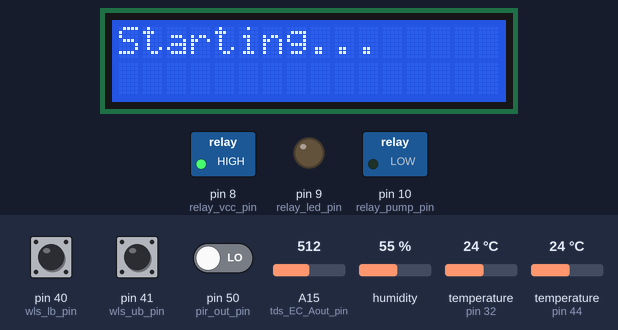
Simulated run of this sketch. Board: Arduino Mega 2560, built with avr-gcc and run on an emulated ATmega2560. On the bench: 16×2 character LCD, switched loads named in the sketch (green lamp = pin HIGH), output pins drawn as LEDs (lit = HIGH). Wiring (inferred from the names in the program): DHT11 sensor: data pin 44. Inputs (shaded band) come from the test bench; at power-on: pin 50 (pir_out_pin) LOW, A15 (tds_EC_Aout_pin) = 512, temperature (sensors on pin 32, pin 44) 24 °C, pin 40 (wls_lb_pin) HIGH, pin 41 (wls_ub_pin) HIGH, humidity 55 %. The local clock reads 2024-03-15 10:24:30 at power-on unless the sketch sets it; pins used as bus, display or sensor lines are not drawn; what the sketch prints to the serial monitor is not drawn.

Above: at 1.2 s.
1.3 s: pin 50 (pir_out_pin) driven HIGH
At 2.7 s:
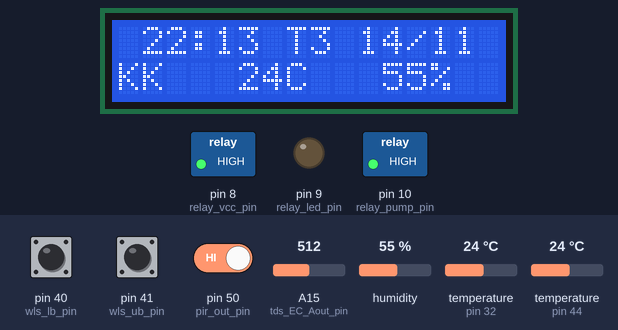
8.7 s: A15 (tds_EC_Aout_pin) set to 53
At 16.8 s:
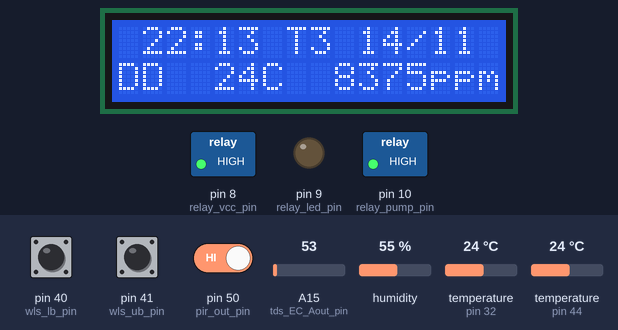
22.7 s: A15 (tds_EC_Aout_pin) set to 46
At 34.9 s:
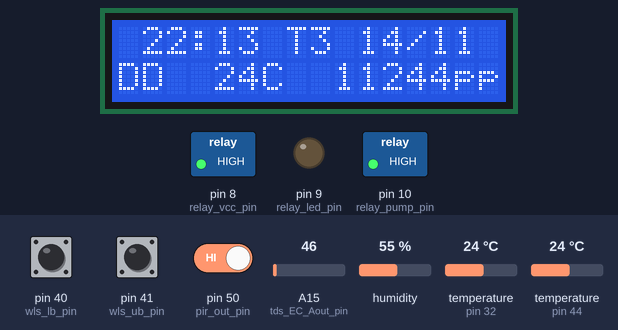
35.6 s: temperature (sensor on pin 32) set to 33 °C
At 44.1 s:
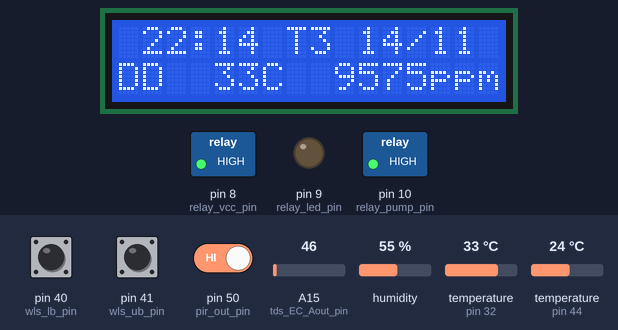
49.6 s: A15 (tds_EC_Aout_pin) set to 30
At 52.8 s:
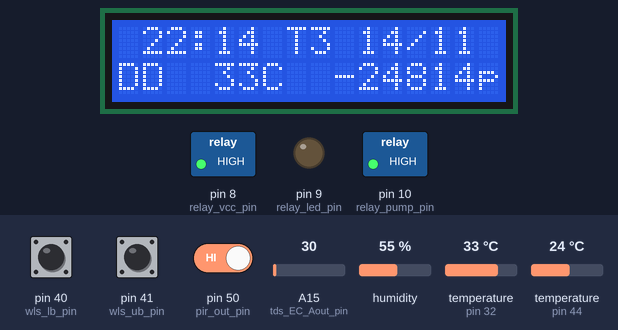
63.6 s: temperature (sensor on pin 32) set to 18 °C
At 71.9 s:
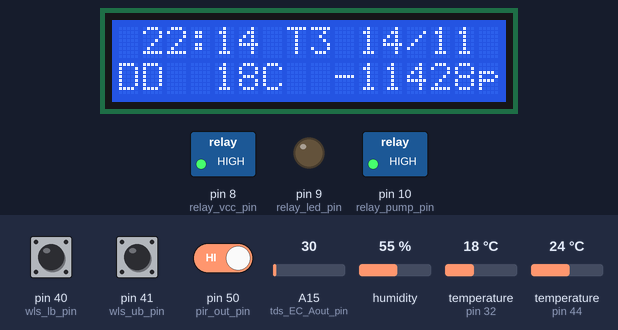
74.6 s: temperature (sensor on pin 32) set to 15 °C
Timing chart, 0 to 77.6 s (numbered marks = the images above; inputs shaded):
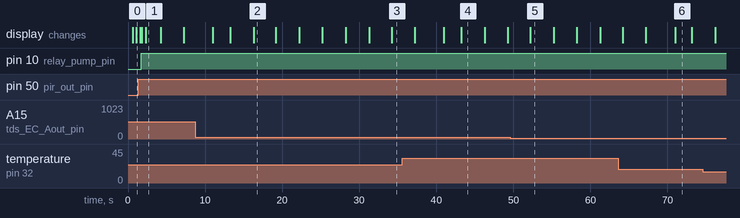

Measured:
- after the input at 1.3 s, pin 9 (relay_led_pin): stays LOW (without the input it goes to HIGH after 0.42 s)
- after the input at 35.6 s, the display: first differs from a run without the input after 7.7 s (image 4)
- after the input at 49.6 s, the display: changes after 2.6 s (image 5)
- what the display in image 1 shows lasts 2.0 s, from 2.3 s to 4.3 s
- what the display in image 2 shows lasts 2.9 s, from 16.3 s to 19.2 s
- what the display in image 4 shows lasts 3.0 s, from 43.3 s to 46.3 s
- what the display in image 6 shows lasts 2.2 s, from 71.0 s to 73.2 s

The sketch:

system-with-bluetooth.ino
```cpp
/*
Thuc Hanh High school - HCMUE
A project on Household Aeroponic System
Arduino Model: Arduino Mega 2560
*/

/* ====== PIN LIST ====== */

// LED Relays
const int relay_vcc_pin = 8;
const int relay_led_pin = 9;
const int relay_pump_pin = 10;
const int relay_gnd_pin = 7;

// PIR
const int pir_out_pin = 50;
const int pir_vcc_pin = 52;
const int pir_gnd_pin = 53;

// DHT11
const int dht11_out_pin = 44;
const int dht11_vcc_pin = 46;
const int dht11_gnd_pin = 47;

// WLS
const int wls_lb_pin = 40;
const int wls_ub_pin = 41;
const int wls_gnd1_pin = 38;
const int wls_gnd2_pin = 1;

// TDS
// tds_temp pins
const int tds_onewire_bus = 32;
const int tds_temp_vcc_pin = 34;
const int tds_temp_gnd_pin = 35;
// tds_EC pins
const int tds_EC_Aout_pin = A15; // analog OUT
const int tds_EC_gnd_pin = 31;
const int tds_EC_vcc_pin = 30;

/* ========== COMPONENT SPECIFICATION ========== */

/* __________RTC__________ */
// Libraries
#include <Wire.h>
#include <RTClib.h>

// Object
RTC_DS3231 rtc;

// Time recorder
unsigned long CurrentTime;

// Start/end of day - Day/night mode
int StartofDay = 6;
int EndofDay = 18;
bool Daytime;

void rtc_setup() {
    rtc.begin();
    rtc.adjust(DateTime(2000, 1, 1, 0, 0, 0));
    rtc.adjust(DateTime(F(__DATE__), F(__TIME__)));
}

void Timer(unsigned long &LastActive, bool &Locked, int LockTime, int OperateTime) {
    if ((CurrentTime < LastActive + LockTime)) {
        Locked = true;
    }
    else {
        Locked = false;
        if (CurrentTime >= LastActive + LockTime + OperateTime) {
            LastActive = CurrentTime;
        }
    }
}

void DayTimeCheck(int hour) {
    if ((hour >= StartofDay) && (hour < EndofDay)) {
        Daytime = true;
    }
    else {
        Daytime = false;
    }
}

/* __________PIR__________ */
// Value
int pir_val;

void pir_setup() {
    pinMode(pir_vcc_pin, OUTPUT);
    digitalWrite(pir_vcc_pin, HIGH);

    pinMode(pir_gnd_pin, OUTPUT);
    digitalWrite(pir_gnd_pin, LOW);
}

void pir_read() {
    pir_val = digitalRead(pir_out_pin);
}

/* __________Relay__________ */
// Time management
unsigned long relay_pump_LastActive;
bool relay_pump_Locked;
int relay_pump_LockTime = 300;
int relay_pump_OperateTime = 3;

void relay_setup() {
    pinMode(relay_vcc_pin, OUTPUT);
    digitalWrite(relay_vcc_pin, HIGH);

    // pinMode(relay_gnd_pin, OUTPUT);
    // digitalWrite(relay_gnd_pin, LOW);

    pinMode(relay_led_pin, OUTPUT);
    pinMode(relay_pump_pin, OUTPUT);
}

int ledMode = -1; // -1 = turn ON/OFF according to day time
                  // 0 = manual control: led OFF
                  // 1 = manual control: led ON
int pirMode = 1; // 0 = pir OFF
                 // 1 = pir ON

void relay_led_control() {
    switch (ledMode) {
        case 0: {
            digitalWrite(relay_led_pin, HIGH);
        }
            break;

        case 1: {
            digitalWrite(relay_led_pin, LOW);
        }
            break;

        default: {
            if (Daytime) {
                digitalWrite(relay_led_pin, LOW);
            }
            else {
                if (pirMode == 1) {
                    if (pir_val == HIGH) {
                        digitalWrite(relay_led_pin, LOW);
                    }
                    else {
                        digitalWrite(relay_led_pin, HIGH);
                    }
                }
            }
        }
            break;
    }
}

int pumpprevMode;
int pumpMode = -1; // -1 = turn ON/OFF according to set time
                   // 0 = manual control: pump OFF
                   // 1 = manual control: pump ON

void relay_pump_control() {
    switch (pumpMode) {
        case 0: {
            digitalWrite(relay_pump_pin, HIGH);
            if (pumpprevMode == 1) {
                relay_pump_LastActive = CurrentTime;
            }
            pumpprevMode = 0;
        }
            break;

        case 1: {
            digitalWrite(relay_pump_pin, LOW);
            pumpprevMode = 1;
        }
            break;

        default: {
            if (!relay_pump_Locked) {
                digitalWrite(relay_pump_pin, LOW);
            }
            else {
                digitalWrite(relay_pump_pin, HIGH);
            }
            pumpprevMode = -1;
        }
            break;
    }
}

/* __________DHT11__________ */
// Library
#include <dht.h>

// Object
dht dht11;

// Values
int dht11_temp;
int dht11_humd;

// Time management
unsigned long dht11_LastActive;
bool dht11_Locked;
const int dht11_LockTime = 2;
const int dht11_OperateTime = 0;

void dht11_setup() {
    pinMode(dht11_vcc_pin, OUTPUT);
    digitalWrite(dht11_vcc_pin, HIGH);

    pinMode(dht11_gnd_pin, OUTPUT);
    digitalWrite(dht11_gnd_pin, LOW);
}

void dht11_read() {
    if (!dht11_Locked) {
        dht11.read11(dht11_out_pin);
        dht11_temp = dht11.temperature;
        dht11_humd = dht11.humidity;
    }
}

/* __________TDS__________ */
#include <OneWire.h>
#include <DallasTemperature.h>

// Resistors
const int tds_EC_R_chosen = 1000; // any resistor with the resistance of >300 ohm would work
const int tds_EC_R_pin = 25; // resistance of the pin

// Calibration constants
const float tds_EC_PPM_conversion = 0.7; // EC to PPM conversion constant
const float tds_EC_tempcoef = 0.019; // Temperature coefficient
const float tds_EC_K = 2.88;

// Objects
OneWire tds_onewire(tds_onewire_bus);
DallasTemperature tds_temp_sensor(&tds_onewire);

// Time management
unsigned long tds_LastActive;
bool tds_Locked;
const int tds_LockTime = 10;
const int tds_OperateTime = 0;

// Values
int tds_temp_temperature;
int tds_EC_ppm;

void tds_setup() {
    // Set up TDS Temperature sensor pins
    pinMode(tds_temp_vcc_pin, OUTPUT);
    digitalWrite(tds_temp_vcc_pin, HIGH);

    pinMode(tds_temp_gnd_pin, OUTPUT);
    digitalWrite(tds_temp_gnd_pin, LOW);

    // Set up TDS EC sensor pins
    pinMode(tds_EC_vcc_pin, OUTPUT);

    pinMode(tds_EC_gnd_pin, OUTPUT);
    digitalWrite(tds_EC_gnd_pin, LOW);

    pinMode(tds_EC_Aout_pin, INPUT);

    tds_temp_sensor.begin();
}

void tds_read() {
    if (!tds_Locked) {
        // _*Temperature sensor*_
        // Read solution's temperature
        tds_temp_sensor.requestTemperatures();
        tds_temp_temperature = tds_temp_sensor.getTempCByIndex(0);

        // _*EC sensor*_
        // Provide tds_EC_vcc_pin with HIGH voltage to start measuring
        // Then stop after measurement has been done
        digitalWrite(tds_EC_vcc_pin, HIGH);
        // Read EC's analog input twice, since first read returns incorrect result
        float tds_EC_V_raw;
        for (int i = 0; i < 2; i++) {
            tds_EC_V_raw = analogRead(tds_EC_Aout_pin);
        }
        digitalWrite(tds_EC_vcc_pin, LOW);

        // Calculations
        float tds_EC_V_in = 5;
        float tds_EC_V_drop = (tds_EC_V_in * tds_EC_V_raw) / 1024.0;
        // Solution's resistance
        float tds_EC_R_solution = (tds_EC_V_drop * tds_EC_R_chosen) / (tds_EC_V_in - tds_EC_V_drop) - tds_EC_R_pin;
        // Solution's electrical conductivity
        float tds_EC_ECval = 1000 / (tds_EC_R_solution * tds_EC_K);
        // Solution's electrical conductivity at 25 degree Celcius
        float tds_EC_EC25val = tds_EC_ECval / (1 + tds_EC_tempcoef * (tds_temp_temperature - 25.0));
        // Solution's ppm
        tds_EC_ppm = (tds_EC_EC25val) * (tds_EC_PPM_conversion * 1000);
    }
}

/* __________WLS__________ */
#include <QueueArray.h>

// Waterlevel
int wls_waterlevel;

void wls_setup() {
    pinMode(wls_lb_pin, INPUT_PULLUP);
    pinMode(wls_ub_pin, INPUT_PULLUP);

    pinMode(wls_gnd1_pin, OUTPUT);
    digitalWrite(wls_gnd1_pin, LOW);
    pinMode(wls_gnd2_pin, OUTPUT);
    digitalWrite(wls_gnd2_pin, LOW);
}

void wls_read() {
    if (tds_Locked) {
        // Pull pins to HIGH
        digitalWrite(wls_lb_pin, HIGH);
        digitalWrite(wls_ub_pin, HIGH);

        // Digital inputs are converted to signals of 0 and 1
        // 0 ~ circuit is opened; 1 ~ circuit is closed
        int wls_lb_read;
        int wls_ub_read;

        // A queue for each sensor
        static QueueArray <int> wls_lb_sigqueue;
        static QueueArray <int> wls_ub_sigqueue;

        // Set variables to count LOW signals from the input pins
        static int wls_lb_lsigcnt = 0;
        static int wls_ub_lsigcnt = 0;

        // Read sensor
        int wls_lb_val = digitalRead(wls_lb_pin);
        int wls_ub_val = digitalRead(wls_ub_pin);

        // Append signals to the queue
        wls_lb_sigqueue.enqueue(wls_lb_val);
        wls_ub_sigqueue.enqueue(wls_ub_val);

        // Count LOW signals from input pins
        if (wls_lb_val == LOW) {
            wls_lb_lsigcnt++;
        }
        if (wls_ub_val == LOW) {
            wls_ub_lsigcnt++;
        }

        // For the filter to start, the first 100 signals must be appended to each queue
        if (wls_lb_sigqueue.count() == 100) {

            // Set accuracy rate at >30/100 signals
            if (wls_lb_lsigcnt <= 30) {
                wls_lb_read = 0;
            }
            else {
                wls_lb_read = 1;
            }

            if (wls_ub_lsigcnt <= 30) {
                wls_ub_read = 0;
            }
            else {
                wls_ub_read = 1;
            }

            // Remove the first element of each queue
            if (wls_lb_sigqueue.front() == LOW) {
                wls_lb_lsigcnt--;
            }

            if (wls_ub_sigqueue.front() == LOW) {
                wls_ub_lsigcnt--;
            }

            wls_lb_sigqueue.dequeue();
            wls_ub_sigqueue.dequeue();

            // Return water level
            wls_waterlevel = -1 + wls_lb_read + wls_ub_read;
        }
        else {
            wls_waterlevel = 2;
        }
    }
    else {
        digitalWrite(wls_lb_pin, LOW);
        digitalWrite(wls_ub_pin, LOW);
    }
}

/* __________LCD__________ */
// Libraries
#include <LiquidCrystal_I2C.h>

// Object
LiquidCrystal_I2C lcd(0x3F, 16, 2);

// Time management
unsigned long lcd_LastActive;
bool lcd_Locked;
const int lcd_LockTime = 1;
const int lcd_OperateTime = 0;

// Tracker - determine the 2nd line
int lcd_tracker = 0;

void lcd_setup() {
    lcd.begin();
    lcd.backlight();
}

String lcd_twochar(int num) {
    String str = String(num);
    if (str.length() == 1) {
        str = "0" + str;
    }
    return str;
}

void lcd_show_time(int day, int month, int year, int hour, int minute, int second, int weekday) {
    if (!lcd_Locked) {
        lcd.setCursor(0, 0);
        String WeekDay[7] = {"SU", "MO", "TU", "WE", "TH", "FR", "SA"};
        String WeekDay_vi[7] = {"CN", "T2", "T3", "T4", "T5", "T6", "T7"};

        String DD = lcd_twochar(day);
        String MM = lcd_twochar(month);
        String YY = lcd_twochar(year % 100);
        String hh = lcd_twochar(hour);
        String mm = lcd_twochar(minute);
        String ss = lcd_twochar(second);

        lcd.setCursor(1, 0);
        lcd.print(hh + ":" + mm + " " + WeekDay_vi[weekday] + " " + DD + "/" + MM);
    }
}

void lcd_clearline(int line) {
    lcd.setCursor(0, line);
    for (int i = 0; i < 16; i++) {
        lcd.print(" ");
    }
}

void lcd_show_dht11() {
    lcd_clearline(1);
    lcd.setCursor(0, 1);
    lcd.print("KK");
    lcd.setCursor(5, 1);
    lcd.print(String(dht11_temp) + "C");
    lcd.setCursor(11, 1);
    lcd.print(String(dht11_humd) + "%");
}

void lcd_show_wls() {
    lcd_clearline(1);
    lcd.setCursor(0, 1);
    lcd.print("MucDD");
    lcd.setCursor(8, 1);
    switch (wls_waterlevel) {
        case -1: {
            lcd.print("Thieu!");
        }
            break;
        case 0: {
            lcd.print("DuDung");
        }
            break;
        case 1: {
            lcd.print("QuaDay!");
        }
            break;
        case 2: {
            lcd.print("DangDoc..");
        }
            break;
    }
}

void lcd_show_tds() {
    lcd_clearline(1);
    lcd.setCursor(0, 1);
    lcd.print("DD");
    lcd.setCursor(4, 1);
    lcd.print(String(tds_temp_temperature) + "C");
    lcd.setCursor(9, 1);
    lcd.print(String(tds_EC_ppm) + "ppm");
}

void lcd_show_sensors() {
    if ((!lcd_Locked) && (lcd_tracker < 9)) {
        lcd_tracker++;
        if (lcd_tracker <= 3) {
            lcd_show_dht11();
        }
        else if (lcd_tracker <= 6) {
            lcd_show_wls();
        }
        else {
            lcd_show_tds();
        }
    }
    if (!Daytime) {
        if (lcd_tracker == 9) {
            lcd_tracker = 0;
        }
    }
}

void lcd_show_ledActiveTime(int hour, int minute) {
    if ((!lcd_Locked) && (Daytime) && (lcd_tracker >= 9)) {
        lcd_tracker++;
        lcd_clearline(1);
        lcd.setCursor(0, 1);
        lcd.print("DenSang");
        lcd.setCursor(9, 1);
        lcd.print(lcd_twochar(hour - StartofDay) + ":" + lcd_twochar(minute));
        if (lcd_tracker == 12) {
            lcd_tracker = 0;
        }
    }
}

/* __________Serial Monitor__________ */
// Time management
unsigned long sm_LastActive;
bool sm_Locked;
const int sm_LockTime = 1;
const int sm_OperateTime = 0;

void sm_rtc(int day, int month, int year, int hour, int minute, int second) {
    if (!sm_Locked) {
        Serial.print("+ RTC: ");
        Serial.print(String(day) + "/" + String(month) + "/" + String(year) + " - ");
        Serial.println(String(hour) + ":" + String(minute) + ":" + String(second));
    }
}

void sm_dht11() {
    if (!sm_Locked) {
        Serial.print("+ DHT11: ");
        Serial.println(String(dht11_temp) + "C - " + String(dht11_humd) + "%");
    }

}

void sm_wls() {
    if (!sm_Locked) {
        Serial.print("+ WLS: ");
        switch (wls_waterlevel) {
            case -1: {
                Serial.println("Below LB");
            }
                break;

            case 0: {
                Serial.println("Between LB and UB");
            }
                break;

            case 1: {
                Serial.print("Above UB");
            }
                break;

            case 2: {
                Serial.print("Reading...");
            }
                break;
        }
    }
}

void sm_tds() {
    if (!sm_Locked) {
        Serial.print("+ TDS: ");
        Serial.println(String(tds_temp_temperature) + "C - " + String(tds_EC_ppm) + "ppm");
        Serial.println("LCD tracker: " + String(lcd_tracker));
    }
}

void sm_controls() {
    if (!sm_Locked) {
        Serial.print("Led Mode: "); Serial.println(ledMode);
        Serial.print("Pir Mode: "); Serial.println(pirMode);
        Serial.print("Pump Mode: "); Serial.println(pumpMode);
    }
}

// HC05
String Serial2_cmd;
void Serial2_ReadfromApp() {
    Serial2_cmd = "";
    delay(120);
    while (Serial2.available() > 0) {
        char c = Serial2.read();
        Serial2_cmd += c;
    }

    if (Serial2_cmd.startsWith("Wifi")) {

    }
    else if (Serial2_cmd.startsWith("LED")) {
        if (Serial2_cmd.endsWith("0")) {
            ledMode = 0;
        }
        else if (Serial2_cmd.endsWith("1")) {
            ledMode = 1;
        }
        else {
            ledMode = -1;
        }
    }
    else if (Serial2_cmd.startsWith("PIR")) {
        if (Serial2_cmd.endsWith("0")) {
            pirMode = 0;
        }
        else {
            pirMode = 1;
        }

    }
    else if (Serial2_cmd.startsWith("PUMP")) {
        if (Serial2_cmd.endsWith("0")) {
            pumpMode = 0;
        }
        else if (Serial2_cmd.endsWith("1")) {
            pumpMode = 1;
        }
        else {
            pumpMode = -1;
        }
    }
    else if (Serial2_cmd.startsWith("RTC")) {

    }
}

/* ========== MAIN PROGRAM ==========*/
void setup() {
    Serial.begin(9600);
    Serial2.begin(9600);
    Serial3.begin(9600);
    rtc_setup();
    pir_setup();
    relay_setup();
    dht11_setup();
    wls_setup();
    tds_setup();
    lcd_setup();
}

void loop() {
    DateTime now = rtc.now();
    CurrentTime = now.secondstime();
    static bool Initialized = false;

    if (!Initialized) {
        // Set LastActive Time
        dht11_LastActive = CurrentTime;
        tds_LastActive = CurrentTime;
        lcd_LastActive = CurrentTime;
        relay_pump_LastActive = CurrentTime;
        sm_LastActive = CurrentTime;

        // Animation
        lcd.clear();
        lcd.setCursor(0, 0);
        lcd.print("Starting");
        for (int i = 0; i < 3; i++) {
            lcd.print(".");
            delay(500);
        }
        lcd.clear();

        Initialized = true;
    }
    else {
        // Receiving cmd from app
        Serial2_ReadfromApp();

        // Time management
        DayTimeCheck(now.hour());

        Timer(dht11_LastActive, dht11_Locked, dht11_LockTime, dht11_OperateTime);


        Timer(tds_LastActive, tds_Locked, tds_LockTime, tds_OperateTime);
        Timer(lcd_LastActive, lcd_Locked, lcd_LockTime, lcd_OperateTime);
        Timer(relay_pump_LastActive, relay_pump_Locked, relay_pump_LockTime, relay_pump_OperateTime);
        Timer(sm_LastActive, sm_Locked, sm_LockTime, sm_OperateTime);

        // Sensor reads
        pir_read();
        dht11_read();
        wls_read();
        tds_read();

        // Relay control
        relay_led_control();
        relay_pump_control();

        // Show data on display
        lcd_show_time(now.day(), now.month(), now.year(), now.hour(), now.minute(), now.second(), now.dayOfTheWeek());
        lcd_show_sensors();
        lcd_show_ledActiveTime(now.hour(), now.minute());

        // Serial monitor
        sm_rtc(now.day(), now.month(), now.year(), now.hour(), now.minute(), now.second());
        sm_dht11();
        sm_wls();
        sm_tds();
        sm_controls();
    }
}
```
